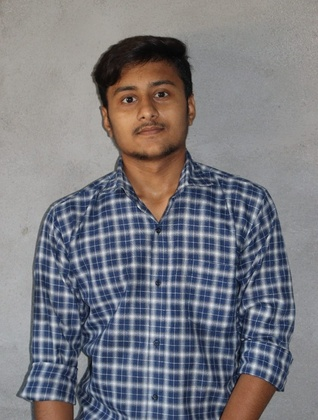
%> input picture Sem 1/B Tech/IP/129_ImageProcessing/my.jpeg, 318 x 420 px, shrunk from 853 x 1128 before the run
$ octave 129_09_03.m   (GNU Octave 9; MATLAB toolbox functions it lacks are replaced by stand-ins)
%> lines starting %> are read from the running program, lines starting %| are printed output that depends on the picture; in (x1, y1, x2, y2) boxes, pixels count from 0 and x2, y2 are one past the last pixel; in counts of white or black regions, pixels touching at a corner belong together; the program's own positions count from 1
pkg load image;
r = rgb2gray(imread('./my.jpeg'));
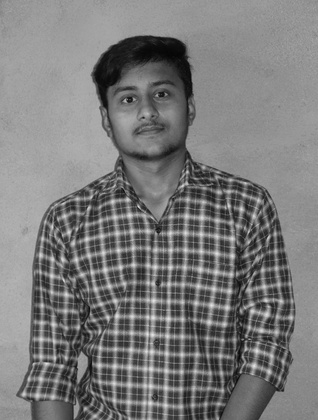
%> r: size 420x318 uint8; min 5, max 230, mean 122.3

subplot(2,3,1);imshow(r);title("Original Image");

[m,n]=size(r);
%> m = 420; n = 318
M=2*m;
%> M = 840
N=2*n;
%> N = 636
pad=zeros(M,N);
pad(1:m,1:n)=r;
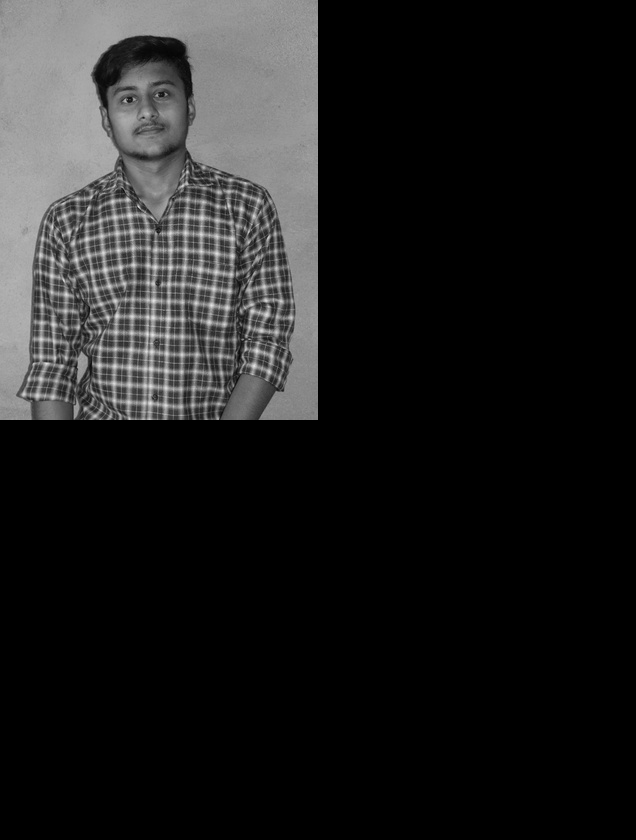
%> pad: size 840x636 double; min 0, max 230, mean 30.6

subplot(2,3,2);imshow(uint8(pad));title("1");

for i=1:M
  for j=1:N
    pad(i,j)=pad(i,j)*(-1)^(i-1+j-1);
  endfor
endfor
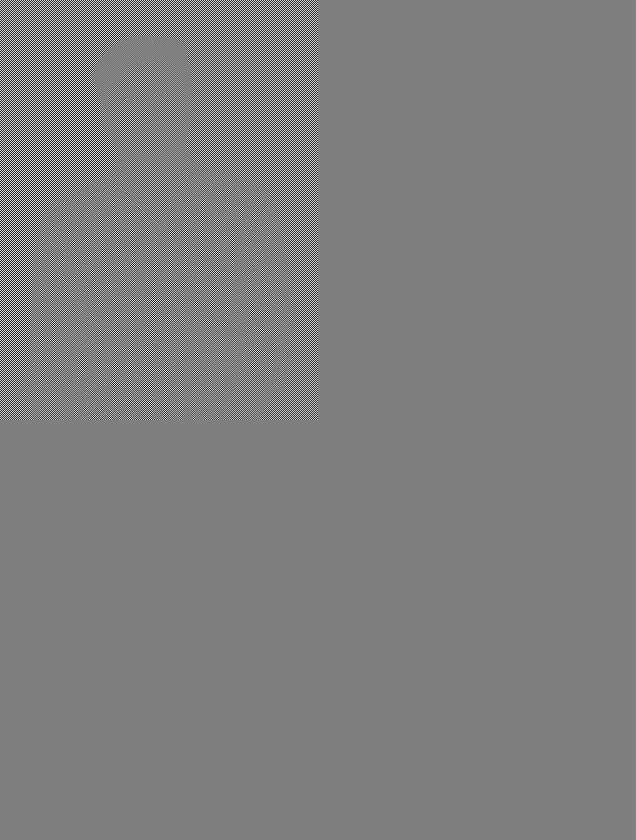
%> pad: size 840x636 double; 12.5% of pixels changed, all inside (x1, y1, x2, y2) = (0, 0, 318, 420); drawn with min black and max white

subplot(2,3,3);imshow(uint8(pad));title("2");

F = fft2(pad);
H = zeros(M,N);
D0=50;
for i=1:M
  for j=1:N
    D=sqrt((i-M/2)^2+(j-N/2)^2);
    if(D<=D0)
      H(i,j)=0;
    else
      H(i,j)=1;
    endif
  endfor
endfor
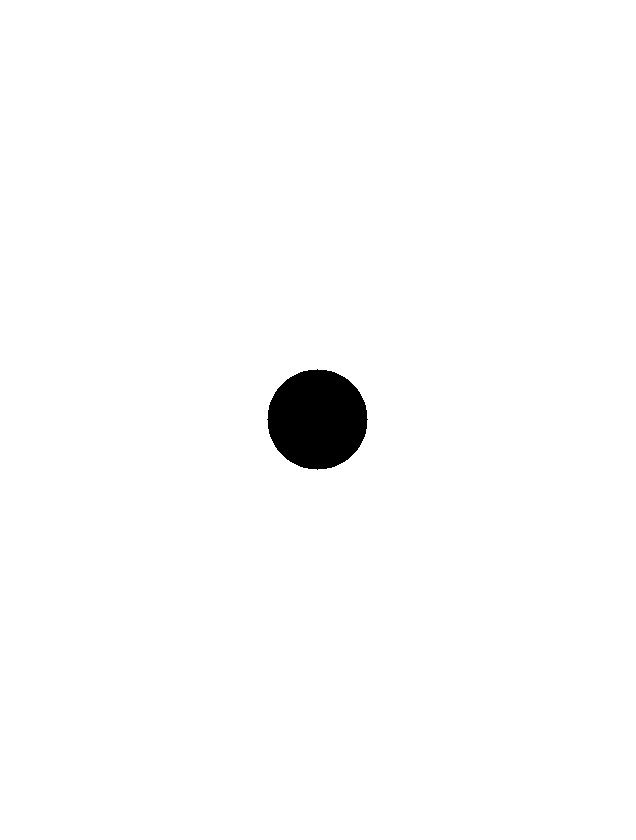
%> H: size 840x636 double; values 0 (black) and 1 (white), 98.5% white; 1 black region, box (x1, y1, x2, y2) and area: (267, 369, 368, 470) 7845

subplot(2,3,4);imshow(H);title("3");

G=H.*F;
Gp = real(ifft2(G));
for i=1:M
  for j=1:N
    st(i,j)=Gp(i,j)*(-1)^(i-1+j-1);
  endfor
endfor
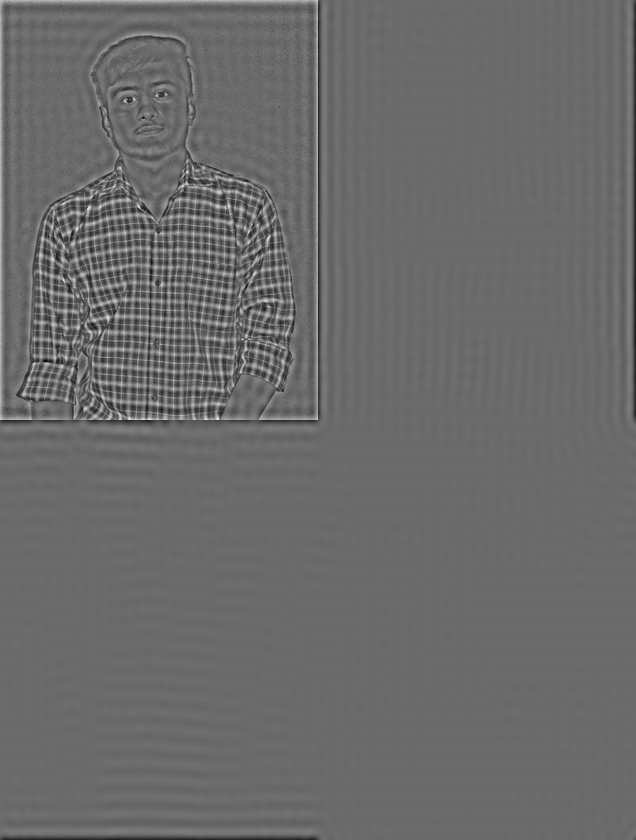
%> st: size 840x636 double; min -103.7, max 143.7, mean 0; drawn with min black and max white

subplot(2,3,5);imshow(uint8(st));title("4");

subplot(2,3,6);s=st(1:m,1:n);
%> after `s=st(1:m,1:n)`:
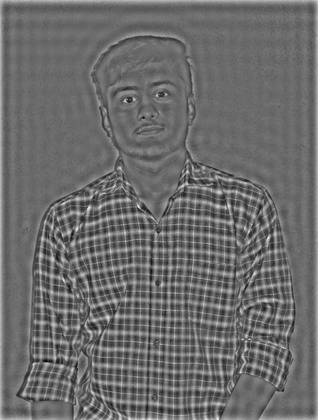
%> s: size 420x318 double; min -103.7, max 143.7, mean 1.2; drawn with min black and max white
imshow(uint8(s));title("Final Result");
%> after `imshow(uint8(s))`:
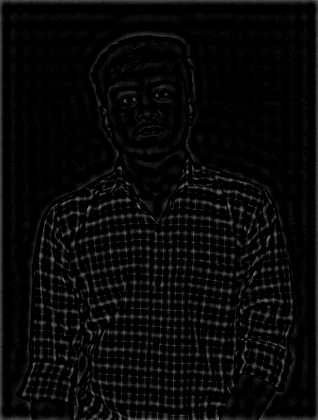
%> displayed picture: size 420x318, on the screen's scale of 0 to 255; min 0, max 144, mean 8.5

$ run again, with Sem 1/B Tech/IP/129_ImageProcessing/face.jpeg copied over Sem 1/B Tech/IP/129_ImageProcessing/my.jpeg
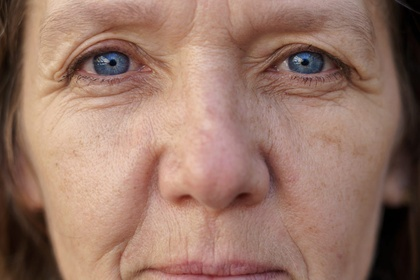
%> input picture Sem 1/B Tech/IP/129_ImageProcessing/face.jpeg, 420 x 280 px, shrunk from 1100 x 733 before the run
%> after the loop `for i=1:M`:
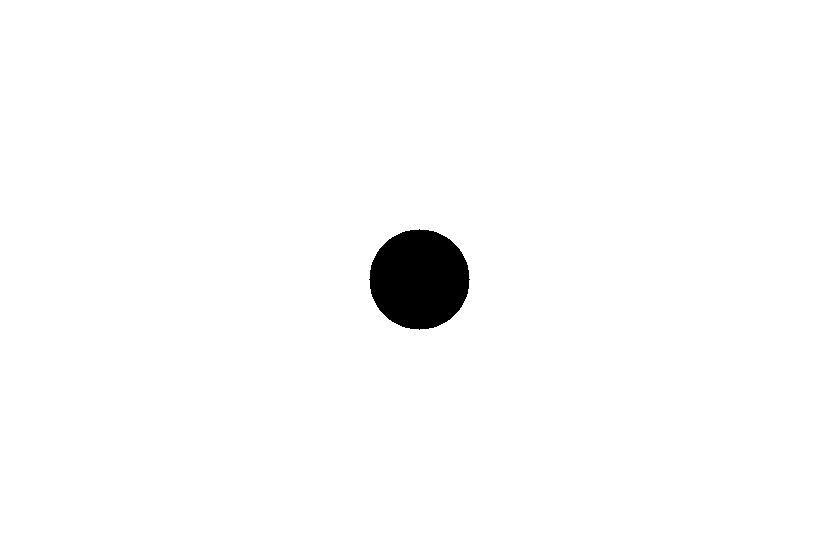
%> H: size 560x840 double; values 0 (black) and 1 (white), 98.3% white; 1 black region, box (x1, y1, x2, y2) and area: (369, 229, 470, 330) 7845
%> `imshow(uint8(s))`:
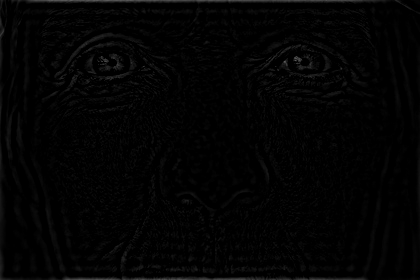
%> displayed picture: size 280x420, on the screen's scale of 0 to 255; min 0, max 91, mean 3.3
